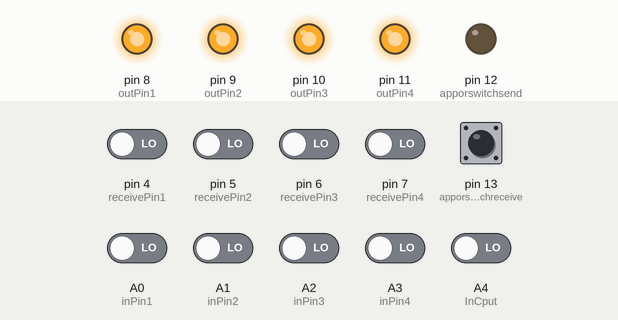
This sketch was run on a simulated Arduino Uno, built with avr-gcc and run on an emulated ATmega328P. Parts: output pins drawn as LEDs (lit = HIGH). The test bench sets the inputs (shaded band); at power-on: A0 (inPin1), A1 (inPin2), A2 (inPin3), A3 (inPin4), A4 (InCput), pin 4 (receivePin1), pin 5 (receivePin2), pin 6 (receivePin3), pin 7 (receivePin4), pin 13 (apporswitchreceive) LOW. What the sketch prints to the serial monitor is not drawn.

Above: at 0.1 s.
At 30.1 s:
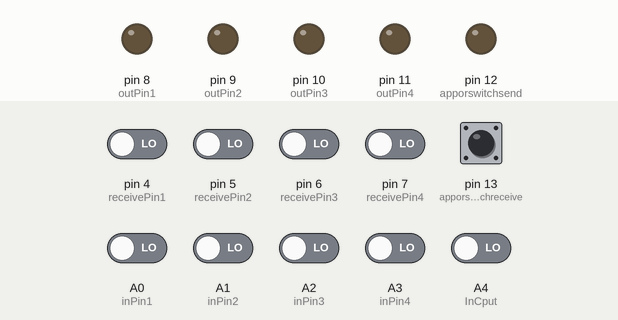
Timing chart, 0 to 31.6 s (numbered marks = the images above):
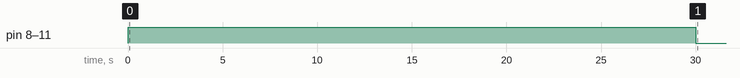

The sketch:

sender.ino
```cpp
#define inPin1 A0
#define inPin2 A1
#define inPin3 A2
#define inPin4 A3
#define InCput A4
#define receivePin1 4
#define receivePin2 5
#define receivePin3 6
#define receivePin4 7
#define outPin1 8
#define outPin2 9
#define outPin3 10
#define outPin4 11
#define apporswitchsend 12
#define apporswitchreceive 13

long state1 = HIGH;
long state2 = HIGH;
long state3 = HIGH;
long state4 = HIGH;
long finalstate1 = HIGH;
long finalstate2 = HIGH;
long finalstate3 = HIGH;
long finalstate4 = HIGH;
long relaystate1 = HIGH;
long relaystate2 = HIGH;
long relaystate3 = HIGH;
long relaystate4 = HIGH;
long fromappstate1 = HIGH;
long fromappstate2 = HIGH;
long fromappstate3 = HIGH;
long fromappstate4 = HIGH;
long switchused = LOW;

long reading1;
long reading2;
long reading3;
long reading4;
long previous1 = LOW;
long previous2 = LOW;
long previous3 = LOW;
long previous4 = LOW;
long switchchangetime;
long time1 = 0;
long time2 = 0;
long time3 = 0;
long time4 = 0;
long debounce = 200;

void changeState(long &reading, long &state, long &previous, long &time) {
  if (reading == HIGH && previous == LOW && millis() - time > debounce) {
    if (state == HIGH)
      state = LOW;
    else
      state = HIGH;
    time = millis();
  }
  previous = reading;
}


void setup() {
  Serial.begin(9600);
  pinMode(inPin1, INPUT);
  pinMode(inPin2, INPUT);
  pinMode(inPin3, INPUT);
  pinMode(inPin4, INPUT);
  pinMode(InCput, INPUT);

  pinMode(outPin1, OUTPUT);
  pinMode(outPin2, OUTPUT);
  pinMode(outPin3, OUTPUT);
  pinMode(outPin4, OUTPUT);
  pinMode(receivePin1, INPUT);
  pinMode(receivePin2, INPUT);
  pinMode(receivePin3, INPUT);
  pinMode(receivePin4, INPUT);
  pinMode(apporswitchreceive, INPUT);
  pinMode(apporswitchsend, OUTPUT);
  digitalWrite(apporswitchsend, LOW);
  digitalWrite(outPin1, HIGH);
  digitalWrite(outPin2, HIGH);
  digitalWrite(outPin3, HIGH);
  digitalWrite(outPin4, HIGH);
  delay(30000);
}


void loop()
{
  reading1 = digitalRead(inPin1);
  changeState(reading1, state1, previous1, time1);
  reading2 = digitalRead(inPin2);
  changeState(reading2, state2, previous2, time2);
  reading3 = digitalRead(inPin3);
  changeState(reading3, state3, previous3, time3);
  reading4 = digitalRead(inPin4);
  changeState(reading4, state4, previous4, time4);
  Serial.println(digitalRead(apporswitchreceive));
  if (!(relaystate1 == state1 && relaystate2 == state2 && relaystate3 == state3 && relaystate4 == state4)) { //switch
    Serial.println("switch");
    if (relaystate1 != state1) {
      digitalWrite(outPin1, state1);
      relaystate1 = state1;
      finalstate1 = state1;
    }
    if (relaystate2 != state2) {
      digitalWrite(outPin2, state2);
      relaystate2 = state2;
      finalstate2 = state2;
    }
    if (relaystate3 != state3) {
      digitalWrite(outPin3, state3);
      relaystate3 = state3;
      finalstate3 = state3;
    }
    if (relaystate4 != state4) {
      digitalWrite(outPin4, state4);
      relaystate4 = state4;
      finalstate4 = state4;
    }
    switchused = HIGH ;
    digitalWrite(apporswitchsend, HIGH);
    switchchangetime = millis();
  }

  if ((digitalRead(apporswitchreceive) == 1 && digitalRead(InCput) == 0 && millis()-switchchangetime>20000) || switchused==LOW)
  { //app
    Serial.println("app");
    fromappstate1 = digitalRead(receivePin1);
    fromappstate2 = digitalRead(receivePin2);
    fromappstate3 = digitalRead(receivePin3);
    fromappstate4 = digitalRead(receivePin4);
    finalstate1 = fromappstate1;
    finalstate2 = fromappstate2;
    finalstate3 = fromappstate3;
    finalstate4 = fromappstate4;
    digitalWrite(outPin1, fromappstate1);
    digitalWrite(outPin2, fromappstate2);
    digitalWrite(outPin3, fromappstate3);
    digitalWrite(outPin4, fromappstate4);
    digitalWrite(apporswitchsend, LOW);

  }
  if (digitalRead(InCput) == 1)
  {
    Serial.println("switchputdone");
    digitalWrite(apporswitchsend, LOW);
  }
}
```

Measured:
- by itself, pin 8 (outPin1), pin 9 (outPin2), pin 10 (outPin3), pin 11 (outPin4): HIGH → LOW at 30.0 s
